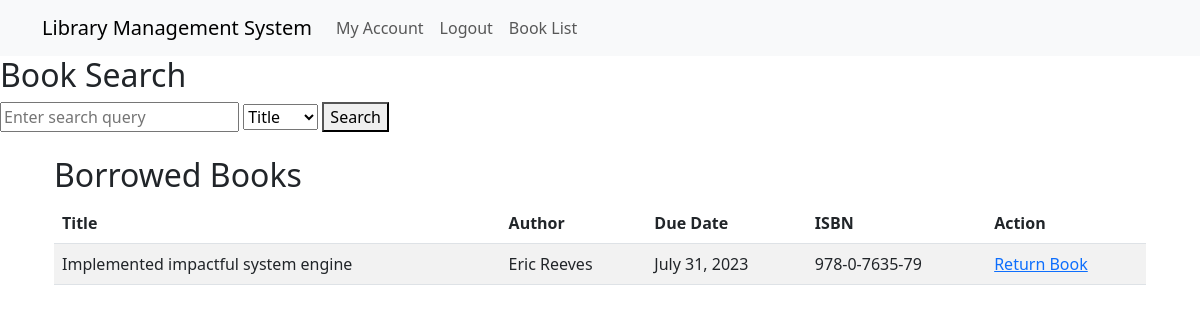
The page /user/borrowed-books/ (signed in) on the database its author committed.
### management_book/models.py (models this page shows, shortened)
class BorrowedBook(models.Model):
    user = models.ForeignKey(User, on_delete=models.CASCADE)
    book = models.ForeignKey(Book_list, on_delete=models.CASCADE)
    borrow_date = models.DateField(auto_now_add=True)
    due_date = models.DateField()
    return_date = models.DateField(null=True, blank=True)
    fine_amount = models.DecimalField(max_digits=8, decimal_places=2, default=0.0)

class Book_list(models.Model):
    title = models.CharField(max_length=255)
    author = models.CharField(max_length=255)
    isbn = models.CharField(max_length=20, primary_key=True)
    publication_date = models.DateField()
    genre = models.CharField(max_length=100)
    availability = models.BooleanField(default=True)
    quantity = models.PositiveIntegerField(default=0)
    wishlist = models.ManyToManyField(User, related_name='Wishlist', blank=True)
    reserved_by = models.ForeignKey(
        settings.AUTH_USER_MODEL,
        on_delete=models.SET_NULL,
        blank=True,
        null=True,
        related_name='reserved_books'
    )

### user_mangement/views.py (the view)
# urls.py: path('borrowed-books/', views.borrowed_books, name='borrowed_books'),
@login_required
def borrowed_books(request):
    borrowed_books = BorrowedBook.objects.filter(user=request.user)
    return render(request, 'borrowed_books.html', {'borrowed_books': borrowed_books})

### management_book/views.py (called while the page is built)
def random_book(request):
    random_book = Book_list.objects.order_by('?').first()
    return {'random_book': random_book}

### user_mangement/templates/borrowed_books.html
{% extends 'base.html' %}
{% block content %}
  <div class="container">
    <h2>Borrowed Books</h2>
    {% if borrowed_books %}
      <table class="table table-striped">
        <thead>
          <tr>
            <th>Title</th>
            <th>Author</th>
            <th>Due Date</th>
            <th>ISBN</th>
            <th>Action</th>
          </tr>
        </thead>
        <tbody>
          {% for borrowed_book in borrowed_books %}
            <tr>
              <td>{{ borrowed_book.book.title }}</td>
              <td>{{ borrowed_book.book.author }}</td>
              <td>{{ borrowed_book.due_date }}</td>
              <td>{{borrowed_book.book.isbn }}</td>
              <td><a href="{% url 'return_book' borrowed_book_id=borrowed_book.book.isbn %}">Return Book</a></td>
            </tr>
          {% endfor %}
        </tbody>
      </table>
    {% else %}
      <p>No books borrowed.</p>
    {% endif %}
  </div>
{% endblock %}

### rows shown on the page
BorrowedBook: book "Implemented impactful system engine", book.author "Eric Reeves", due_date "July 31, 2023", book.isbn "978-0-7635-79"
